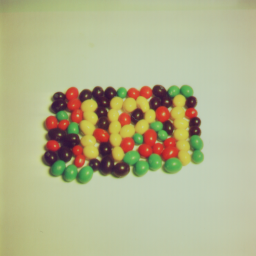
#> input picture ground_truth/4.1.07.tiff, 256 x 256 px, given as the content of the folder imgs/, which was not available
$ python main.py
#> lines starting #> are read from the running program, lines starting #| are printed output that depends on the picture; after the words box and inside, x2 and y2 are one past the last pixel; in counts of white or black regions, pixels touching at a corner belong together; pictures that were not available may be replaced by others from this repository, and a replacement may not be noted
import os
import cv2
import numpy as np
import matplotlib
import matplotlib.pyplot as plt
from PIL import Image
from sklearn.metrics import precision_score, recall_score, f1_score

# Configuração do matplotlib
try:
    matplotlib.use('TkAgg')
except ImportError:
    matplotlib.use('Agg')

# Função para exibir e salvar imagens
def show_images(images, titles, save_path=None):
    plt.figure(figsize=(15, 5))
    for i, (img, title) in enumerate(zip(images, titles)):
        plt.subplot(1, len(images), i + 1)
        if len(img.shape) == 3:
            plt.imshow(cv2.cvtColor(img, cv2.COLOR_BGR2RGB))
        else:
            plt.imshow(img, cmap="gray")
        plt.title(title)
        plt.axis('off')

    if save_path:
        plt.savefig(save_path)
        print(f"Gráficos salvos como: {save_path}")
    else:
        plt.show()

# Função para carregar e converter a imagem
def load_and_convert_image(image_path, color_space='HSV'):
#> called with image_path = 'imgs/4.1.07.tiff', color_space = 'HSV'
    image = cv2.imread(image_path)
    if image is None:
        raise FileNotFoundError(f"Certifique-se de que a imagem {image_path} está no diretório.")
    if color_space == 'HSV':
        converted_image = cv2.cvtColor(image, cv2.COLOR_BGR2HSV)
#> converted_image: shape (256, 256, 3); mean H, S, V 41.7, 66.5, 188.5
#> in reduce_reflections, `image_hsv[:, :, 2] = reduced`: image_hsv: shape (256, 256, 3); mean H, S, V 41.7, 66.5, 188.7
    elif color_space == 'LAB':
        converted_image = cv2.cvtColor(image, cv2.COLOR_BGR2Lab)
    else:
        converted_image = image
    return image, converted_image

# Função para reconstrução do gradiente
def reconstruct_gradient(image_channel):
    kernel = cv2.getStructuringElement(cv2.MORPH_ELLIPSE, (5, 5))
    opened = cv2.morphologyEx(image_channel, cv2.MORPH_OPEN, kernel)
    closed = cv2.morphologyEx(image_channel, cv2.MORPH_CLOSE, kernel)
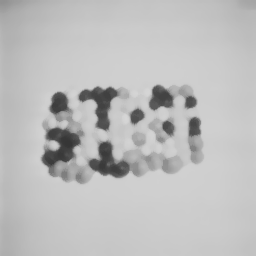
#> closed: shape (256, 256); min 54, max 214, mean 189.3
    reconstructed_gradient = cv2.subtract(closed.astype(np.uint8), opened.astype(np.uint8))
    return reconstructed_gradient

# Função para reduzir reflexos
def reduce_reflections(image_hsv):
    _, _, value_channel = cv2.split(image_hsv)
    reduced = cv2.medianBlur(value_channel, 5)
    image_hsv[:, :, 2] = reduced
    return image_hsv

# Função para aplicar a limiarização
def apply_threshold(image):
    gray = cv2.cvtColor(image, cv2.COLOR_BGR2GRAY)
    _, binary = cv2.threshold(gray, 0, 255, cv2.THRESH_BINARY + cv2.THRESH_OTSU)
    return binary

# Função para o método Zone Growing (simulado com gradiente morfológico)
def zone_growing(image):
    gray = cv2.cvtColor(image, cv2.COLOR_BGR2GRAY)
    kernel = cv2.getStructuringElement(cv2.MORPH_ELLIPSE, (3, 3))
    gradient = cv2.morphologyEx(gray, cv2.MORPH_GRADIENT, kernel)
    return gradient

# Função para aplicar a limiarização e calcular marcadores
def threshold_and_markers(gradient):
    _, binary = cv2.threshold(gradient, 0, 255, cv2.THRESH_BINARY + cv2.THRESH_OTSU)
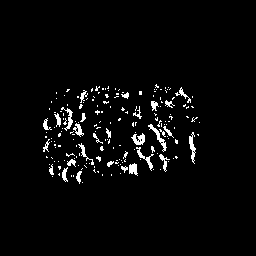
#> binary: shape (256, 256); 3.2% white in thin lines or dots, all inside (x1, y1, x2, y2) = (43, 84, 200, 184)
    dist_transform = cv2.distanceTransform(binary, cv2.DIST_L2, 5)
    _, markers = cv2.threshold(dist_transform, 0.7 * dist_transform.max(), 255, 0)
#> markers: shape (256, 256) float32; 0.02% white; 1 white region (1 under 20 px)
    markers = np.uint8(markers)
#> markers: shape (256, 256); 0.02% white; 1 white region (1 under 20 px)
    unknown = cv2.subtract(binary, markers)
    _, markers = cv2.connectedComponents(markers)
#> markers: shape (256, 256) int32; values 0 (black) and 1 (white), 0.02% white; 1 white region (1 under 20 px)
    markers = markers + 1
#> markers: shape (256, 256) int32; values 1 (black) and 2 (white), 0.02% white; 1 white region (1 under 20 px)
    markers[unknown == 255] = 0
    return markers

# Função para aplicar o algoritmo Watershed
def apply_watershed(image, markers):
    markers = cv2.watershed(image, markers)
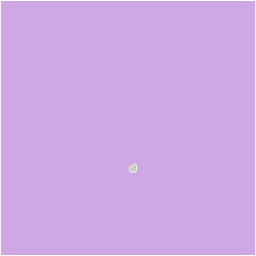
#> markers: shape (256, 256) int32; 3 distinct labels, from -1 to 2; one colour per label, 0 black, -1 white
    segmented_image = np.copy(image)
    segmented_image[markers == -1] = [255, 0, 0]
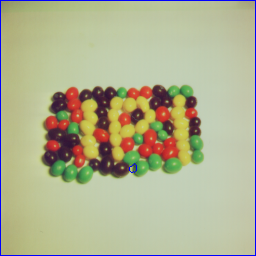
#> segmented_image: shape (256, 256, 3); mean B, G, R 144.1, 177.7, 176.3
#> in apply_threshold, `gray = cv2.cvtColor(image, cv2.COLOR_BGR2GRAY)`:
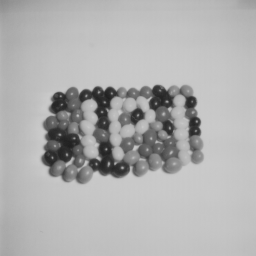
#> gray: shape (256, 256); min 32, max 204, mean 175.9
#> in apply_threshold, `_, binary = cv2.threshold(gray, 0, 255, cv2.THRESH_BINARY + cv2.THRESH..`: binary: shape (256, 256); 86.5% white; 4 black regions (2 under 20 px), largest, box (x1, y1, x2, y2) and area: (41, 85, 201, 184) 8493, (118, 105, 145, 128) 340
    return segmented_image

# Função para calcular métricas de avaliação
def evaluate_segmentation(ground_truth, segmented_image):
    if len(ground_truth.shape) == 3:
        ground_truth = cv2.cvtColor(ground_truth, cv2.COLOR_BGR2GRAY)
    if len(segmented_image.shape) == 3:
        segmented_image = cv2.cvtColor(segmented_image, cv2.COLOR_BGR2GRAY)
#> segmented_image: shape (256, 256)

    _, ground_truth = cv2.threshold(ground_truth, 127, 1, cv2.THRESH_BINARY)
#> ground_truth: shape (256, 256); values 0 (black) and 1 (white), 87.9% white; 6 black regions (2 under 20 px), largest, box (x1, y1, x2, y2) and area: (42, 85, 180, 182) 6878, (178, 87, 201, 162) 646, (118, 106, 145, 127) 305, (74, 168, 86, 183) 111
    _, segmented_image = cv2.threshold(segmented_image, 127, 1, cv2.THRESH_BINARY)
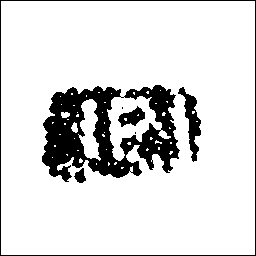
#> segmented_image: shape (256, 256); values 0 (black) and 1 (white), 86.3% white; 7 black regions (2 under 20 px), largest, box (x1, y1, x2, y2) and area: (42, 85, 180, 182) 6883, (0, 0, 256, 256) 1020, (178, 87, 201, 162) 646, (118, 106, 145, 127) 305, (74, 168, 86, 183) 111

    precision = precision_score(ground_truth.flatten(), segmented_image.flatten())
#> precision = 1
    recall = recall_score(ground_truth.flatten(), segmented_image.flatten())
#> recall = 0.982
    f1 = f1_score(ground_truth.flatten(), segmented_image.flatten())
#> f1 = 0.991

    return precision, recall, f1

# Função que coordena o fluxo completo
def generate_comparison(image_path, save_path=None, ground_truth_path=None):
    image, image_hsv = load_and_convert_image(image_path, color_space='HSV')
    image_hsv = reduce_reflections(image_hsv)
    gradient = reconstruct_gradient(image_hsv[:, :, 2])
    markers = threshold_and_markers(gradient)
    segmented_image = apply_watershed(image, markers)
    threshold = apply_threshold(image)
    zone_grow = zone_growing(image)

    if ground_truth_path:
        ground_truth = cv2.imread(ground_truth_path)
        if ground_truth is None:
            print(f"Ground truth não encontrado ou inválido: {ground_truth_path}")
        else:
            precision, recall, f1 = evaluate_segmentation(ground_truth, segmented_image)
#> precision = 1; recall = 0.982; f1 = 0.991
            print(f"Precision: {precision:.2f}, Recall: {recall:.2f}, F1-Score: {f1:.2f}")
#| Precision: 1.00, Recall: 0.98, F1-Score: 0.99

    # Comparação com 4 imagens
    show_images(
        [image, threshold, zone_grow, segmented_image],
        ["(a) Original Image", "(b) Automatic Threshold", "(c) Zone Growing", "(d) Result of the Paper Algorithm"],
        save_path=save_path
    )
#> the loop in show_images, `for i, (img, title) in enumerate(zip(images, titles)):` made 4 passes
#> title on passes 1 to 4: '(a) Original Image', '(b) Automatic Threshold', '(c) Zone Growing', '(d) Result of the Paper Algorithm'
#> in show_images, `plt.savefig(save_path)`:
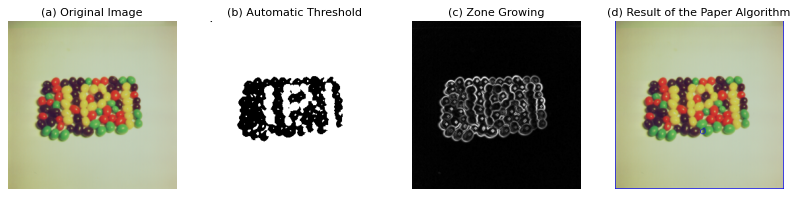
#> figure drawn by matplotlib, 4 panels

# Função principal
def main():
    path = "imgs/"
    output_dir = "result/"
    ground_truth_dir = "ground_truth/"

    if not os.path.exists(output_dir):
        os.makedirs(output_dir)

    list_dir = os.listdir(path)

    for file in list_dir:
        file_path = os.path.join(path, file)
        ground_truth_path = os.path.join(ground_truth_dir, file)
        try:
            with Image.open(file_path):
                output_path = os.path.join(output_dir, os.path.splitext(file)[0] + "_result.png")
                generate_comparison(file_path, save_path=output_path, ground_truth_path=ground_truth_path)
        except (IOError, FileNotFoundError):
            print(f"Arquivo ignorado (não é uma imagem válida): {file_path}")

# Executar o script
if __name__ == "__main__":
    main()
